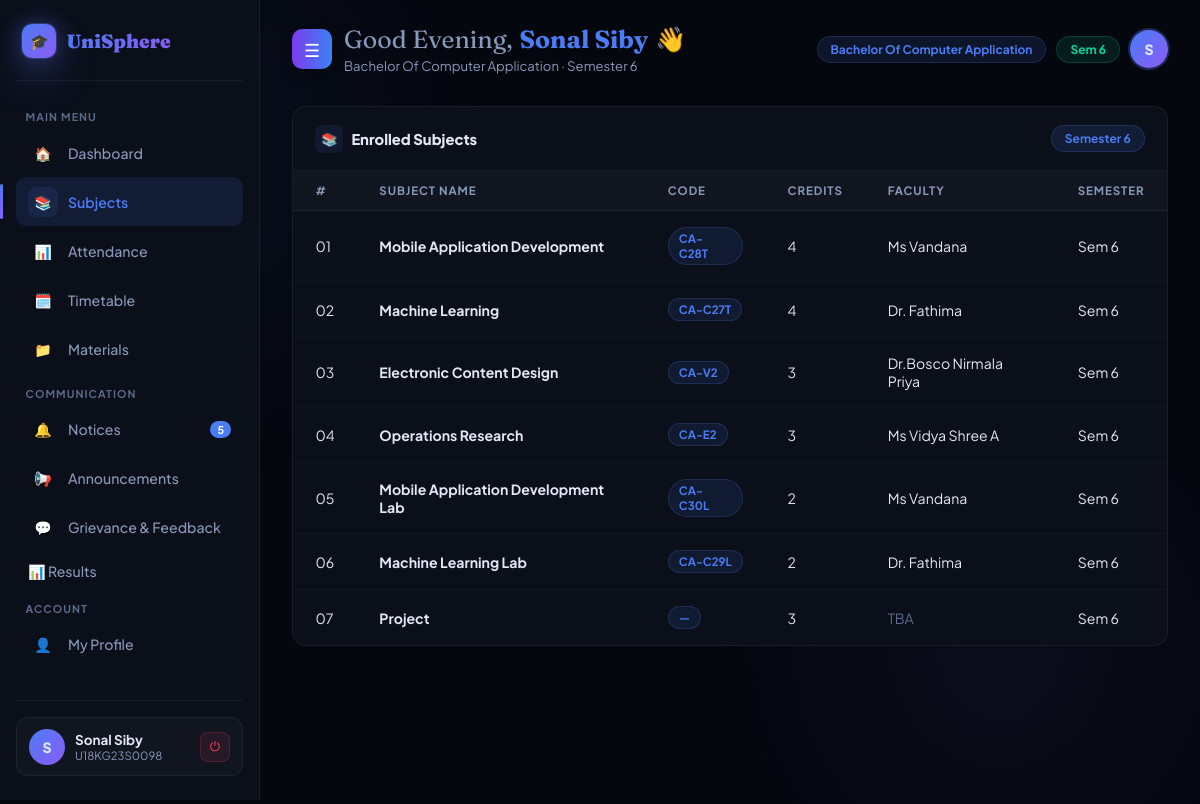
The app's page /dashboard/?section=subjects (signed in) with its own data.
### main/models.py (models this page shows, shortened)
class Student(models.Model):
    user       = models.OneToOneField(User, on_delete=models.CASCADE, related_name='student', null=True, blank=True)
    name       = models.CharField(max_length=100)
    student_id = models.CharField(max_length=50, unique=True)
    email      = models.EmailField()
    course     = models.ForeignKey(Course, on_delete=models.SET_NULL, null=True, blank=True)
    semester   = models.ForeignKey(Semester, on_delete=models.SET_NULL, null=True, blank=True)

class Course(models.Model):
    name = models.CharField(max_length=100)

class Semester(models.Model):
    number = models.IntegerField()

class Subject(models.Model):
    name     = models.CharField(max_length=100)
    code     = models.CharField(max_length=20, blank=True)
    credits  = models.IntegerField(default=3)
    semester = models.ForeignKey(Semester, on_delete=models.CASCADE)
    teacher  = models.ForeignKey(Teacher, on_delete=models.SET_NULL, null=True, blank=True)

class Teacher(models.Model):
    user        = models.OneToOneField(User, on_delete=models.CASCADE, related_name='teacher', null=True, blank=True)
    name        = models.CharField(max_length=100)
    teacher_id  = models.CharField(max_length=50, unique=True)
    email       = models.EmailField()
    department  = models.CharField(max_length=100, blank=True)

### main/views.py (the view, shortened to what this page needs)
# urls.py: path('dashboard/', views.dashboard_view, name='dashboard'),
@login_required
def dashboard_view(request):
    ctx = base_context(request)
    section = request.GET.get('section', 'overview')
    ctx['section'] = section
    ctx['notices'] = Notice.objects.all()[:5]
    ctx['announcements'] = Announcement.objects.all()[:3]
    if ctx['role'] == 'student':
        student = ctx['student']
        ctx['subjects'] = Subject.objects.filter(semester=student.semester)
        attendance_qs = Attendance.objects.filter(student=student)
        ctx['attendance_data'] = attendance_qs
        total_classes = sum(a.total_classes or 0 for a in attendance_qs)
        attended_classes = sum(a.attended or 0 for a in attendance_qs)
        if total_classes > 0:
            ctx['avg_attendance'] = round((attended_classes / total_classes) * 100, 2)
        else:
            ctx['avg_attendance'] = 0
        ctx['materials'] = Material.objects.filter(subject__semester=student.semester)
        ctx['materials_count'] = ctx['materials'].count()
        ctx['complaints'] = Complaint.objects.filter(student=student)
        ctx['complaint_categories'] = Complaint._meta.get_field('category').choices
        entries = Timetable.objects.filter(semester=student.semester)
        timeslots = sorted(set([(e.start_time, e.end_time) for e in entries]))
        timetable_matrix = defaultdict(dict)
        for e in entries:
            timetable_matrix[(e.start_time, e.end_time)][e.day] = e
        ctx['timeslots'] = timeslots
        ctx['timetable_matrix'] = timetable_matrix
        ctx['days'] = ['Monday', 'Tuesday', 'Wednesday', 'Thursday', 'Friday', 'Saturday']
    return render(request, 'main/dashboard.html', ctx)

### main/views.py (called while the page is built)
def get_role(user):
    if user.is_superuser:
        return 'admin'
    if hasattr(user, 'teacher'):
        return 'teacher'
    if hasattr(user, 'student'):
        return 'student'
    return 'unknown'

def base_context(request):
    user = request.user
    role = get_role(user)
    ctx = {'user': user, 'role': role}
    if role == 'student':
        ctx['student'] = user.student
    elif role == 'teacher':
        ctx['teacher'] = user.teacher
    return ctx

### main/templates/main/dashboard.html (shortened to what this page needs)
{% extends 'main/base.html' %}
{% load static %}
{% block body %}
{% load custom_filters %}
<aside class="sidebar" id="sidebar">
  <div class="sidebar-logo">
    <div class="logo-orb" style="width:34px;height:34px;font-size:15px;border-radius:10px;">🎓</div>
    <span class="wordmark">UniSphere</span>
  </div>
  <div class="nav-label">Main Menu</div>
  <a href="{% url 'dashboard' %}" class="nav-item {% if section == 'overview' %}active{% endif %}">
    <div class="nav-icon">🏠</div> Dashboard
  </a>
  <a href="{% url 'dashboard' %}?section=subjects" class="nav-item {% if section == 'subjects' %}active{% endif %}">
    <div class="nav-icon">📚</div> Subjects
  </a>
  <a href="{% url 'dashboard' %}?section=attendance" class="nav-item {% if section == 'attendance' %}active{% endif %}">
    <div class="nav-icon">📊</div> Attendance
  </a>
  <a href="{% url 'dashboard' %}?section=timetable" class="nav-item {% if section == 'timetable' %}active{% endif %}">
    <div class="nav-icon">🗓️</div> Timetable
  </a>
  <a href="{% url 'dashboard' %}?section=materials" class="nav-item {% if section == 'materials' %}active{% endif %}">
    <div class="nav-icon">📁</div> Materials
  </a>
  <div class="nav-label">Communication</div>
  <a href="{% url 'dashboard' %}?section=notices" class="nav-item {% if section == 'notices' %}active{% endif %}">
    <div class="nav-icon">🔔</div> Notices
    {% if notices %}<span class="nav-badge">{{ notices|length }}</span>{% endif %}
  </a>
  <a href="{% url 'dashboard' %}?section=announcements" class="nav-item {% if section == 'announcements' %}active{% endif %}">
    <div class="nav-icon">📢</div> Announcements
  </a>
  {% if role == 'student' %}
  <a href="{% url 'dashboard' %}?section=complaints" class="nav-item {% if section == 'complaints' %}active{% endif %}">
    <div class="nav-icon">💬</div> Grievance & Feedback
  </a>
  <a href="{% url 'dashboard' %}?section=results" class="nav-item {% if section == 'results' %}active{% endif %}">
    📊 Results
  </a>
  {% endif %}
  <div class="nav-label">Account</div>
  <a href="{% url 'dashboard' %}?section=profile" class="nav-item {% if section == 'profile' %}active{% endif %}">
    <div class="nav-icon">👤</div> My Profile
  </a>
  <div class="sidebar-footer">
    <div class="user-card-mini">
      <div class="avatar">
        {% if role == 'student' %}{{ student.name|first|upper }}
        {% elif role == 'teacher' %}{{ teacher.name|first|upper }}
        {% else %}A{% endif %}
      </div>
      <div class="user-info">
        <div class="uname">
          {% if role == 'student' %}{{ student.name }}
          {% elif role == 'teacher' %}{{ teacher.name }}
          {% else %}Administrator{% endif %}
        </div>
        <div class="uid">
          {% if role == 'student' %}{{ student.student_id }}
          {% elif role == 'teacher' %}{{ teacher.teacher_id }}
          {% else %}Admin{% endif %}
        </div>
      </div>
      <a href="{% url 'logout' %}" class="logout-btn" title="Logout">⏻</a>
    </div>
  </div>
</aside>
<div class="main-content" id="main-content">
  <div class="topbar">
    <div style="display:flex;align-items:center;gap:12px;">
      <button class="hamburger" onclick="toggleSidebar()">☰</button>
      <div>
        <div class="page-heading">
          <span class="greet" id="greeting-text">Hello,</span>
          <span class="hname">
            {% if role == 'student' %}{{ student.name|truncatechars:20 }}
            {% elif role == 'teacher' %}{{ teacher.name|truncatechars:20 }}
            {% else %}Admin{% endif %}
          </span> 👋
        </div>
        <div class="page-sub" id="topbar-date">
          {% if role == 'student' %}
            {{ student.course.name }} &middot; Semester {{ student.semester.number }}
          {% elif role == 'teacher' %}
            {{ teacher.department }} &middot; Faculty
          {% else %}
            Administrator &middot; Full Access
          {% endif %}
        </div>
      </div>
    </div>
    <div class="topbar-right">
      {% if role == 'student' %}
        <div class="chip chip-accent">{{ student.course.name }}</div>
        <div class="chip chip-green">Sem {{ student.semester.number }}</div>
      {% elif role == 'teacher' %}
        <div class="chip chip-amber">Teacher</div>
      {% else %}
        <div class="chip chip-amber">Admin</div>
      {% endif %}
      <div class="avatar-sm">
        {% if role == 'student' %}{{ student.name|first|upper }}
        {% elif role == 'teacher' %}{{ teacher.name|first|upper }}
        {% else %}A{% endif %}
      </div>
    </div>
  </div>
  {% if section == 'subjects' %}
  <div class="panel">
    <div class="panel-header">
      <div class="panel-title"><div class="icon">📚</div> Enrolled Subjects</div>
      {% if role == 'student' %}
        <div class="chip chip-accent">Semester {{ student.semester.number }}</div>
      {% endif %}
    </div>
    {% if subjects %}
    <table class="data-table">
      <thead>
        <tr>
          <th>#</th>
          <th>Subject Name</th>
          <th>Code</th>
          <th>Credits</th>
          <th>Faculty</th>
          <th>Semester</th>
        </tr>
      </thead>
      <tbody>
        {% for subj in subjects %}
        <tr>
          <td>{{ forloop.counter|stringformat:"02d" }}</td>
          <td><strong>{{ subj.name }}</strong></td>
          <td><span class="subject-badge">{{ subj.code|default:"—" }}</span></td>
          <td>{{ subj.credits }}</td>
          <td>{% if subj.teacher %}{{ subj.teacher.name }}{% else %}<span style="color:var(--muted);">TBA</span>{% endif %}</td>
          <td>Sem {{ subj.semester.number }}</td>
        </tr>
        {% endfor %}
      </tbody>
    </table>
    {% else %}
      <div class="empty-state"><div class="es-icon">📚</div><p>No subjects assigned for your semester yet.</p></div>
    {% endif %}
  </div>
  {% endif %}
</div>
{% endblock %}

### records on screen
Student: name|first "S", name "Sonal Siby", student_id "U18KG23S0098", course.name "Bachelor Of Computer Application", semester.number "6"
Subject: name "Mobile Application Development", code "CA-C28T", credits "4", teacher.name "Ms Vandana", semester.number "6"
Subject: name "Machine Learning", code "CA-C27T", credits "4", teacher.name "Dr. Fathima", semester.number "6"
Subject: name "Electronic Content Design", code "CA-V2", credits "3", teacher.name "Dr.Bosco Nirmala Priya", semester.number "6"
Subject: name "Operations Research", code "CA-E2", credits "3", teacher.name "Ms Vidya Shree A", semester.number "6"
Subject: name "Mobile Application Development Lab", code "CA-C30L", credits "2", teacher.name "Ms Vandana", semester.number "6"
Subject: name "Machine Learning Lab", code "CA-C29L", credits "2", teacher.name "Dr. Fathima", semester.number "6"
Subject: name "Project", code "—", credits "3", shows "TBA", semester.number "6"

### other values on screen
{{ notices|length }} "5"
